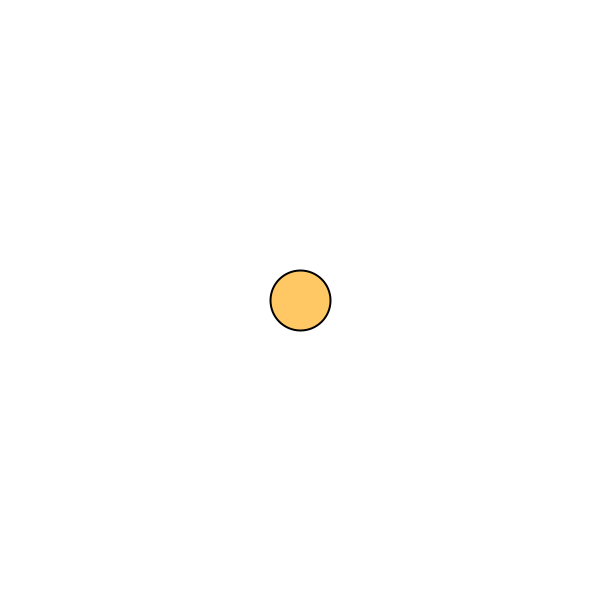
Frame 1 (no input)
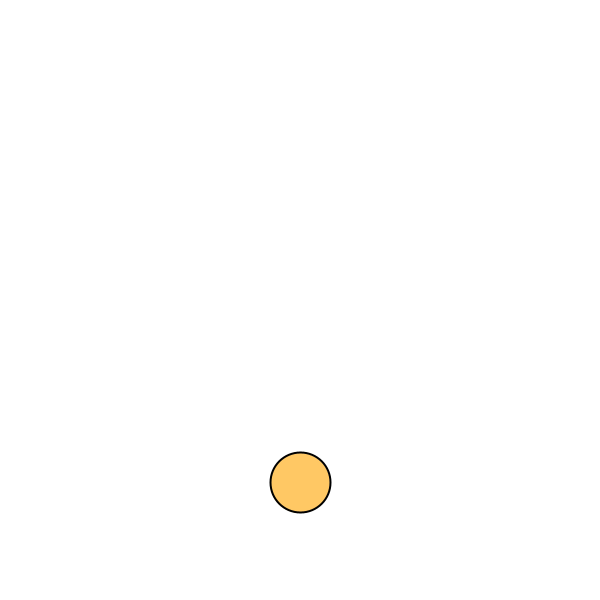
Frame 60 (the mouse pressed at the canvas centre just before this capture)
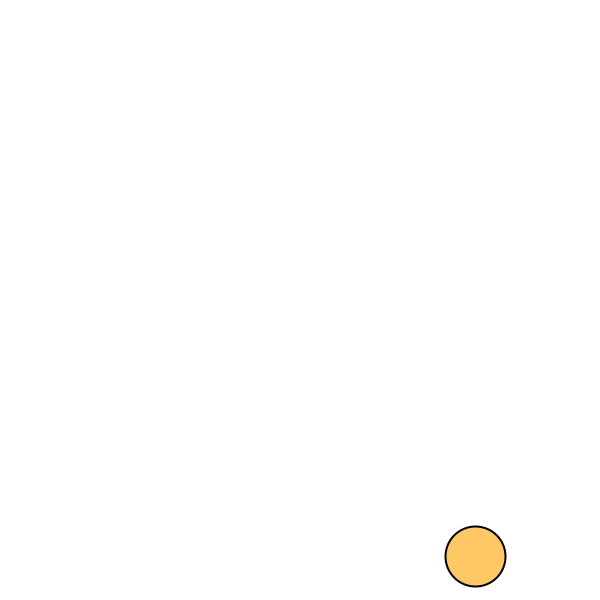
Frame 120 (the mouse held since frame 60 and released just before this capture)

The Processing sketch that drew these frames (run headless with seeded random() and noise(); from frame 60 on, the mouse is pressed at the canvas centre):

// Processing sketch: acc_flick
// ── acc_flick.pde
// 重力で落下するエージェント（クリックで弾ける）

// エージェントの位置
float x;
float y;
// エージェントの速度
float vx;
float vy;

void setup() {
  size(600, 600);
  strokeWeight(2);
  fill(255, 200, 100);

  // 初期位置
  x = width / 2;
  y = height / 2;

  // 初速
  vx = 0;
  vy = 0;
}

void draw() {
  // 毎フレームY方向に加速（重力）
  vy += 0.1;

  // 速度を位置に反映
  x += vx;
  y += vy;

  // 端に達したら跳ね返る
  // 左端
  if (x < 0) {
    vx *= -0.5;
    x = 0;
  }
  // 右端
  if (x > width) {
    vx *= -0.5;
    x = width;
  }
  // 下端
  if (y > height) {
    vy *= -0.5;
    y = height;
  }

  // エージェントを描く
  background(255);
  ellipse(x, y, 60, 60);
}

void mousePressed() {
  // ランダムな方向の速度を与える
  vx += random(-10, 10);
  vy += random(-5, 5);
}
